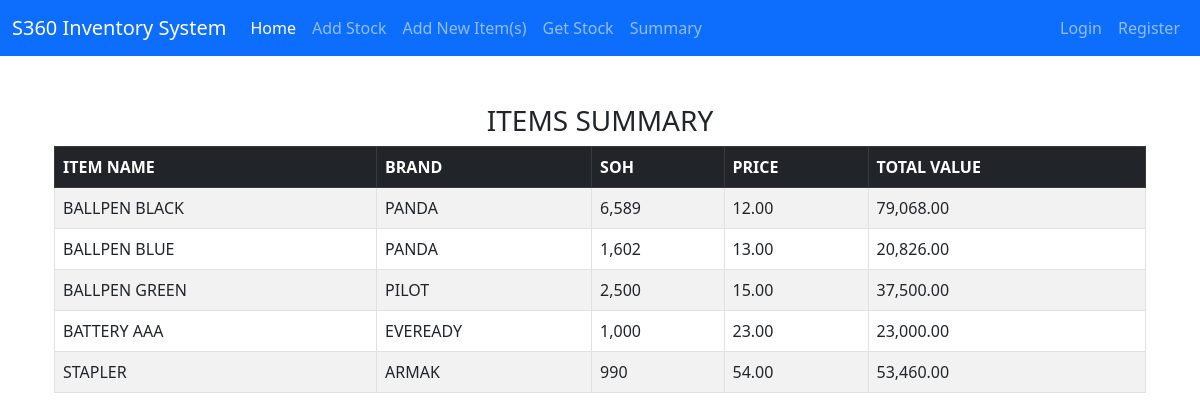
/summary/, run on an earlier commit of the app's database.
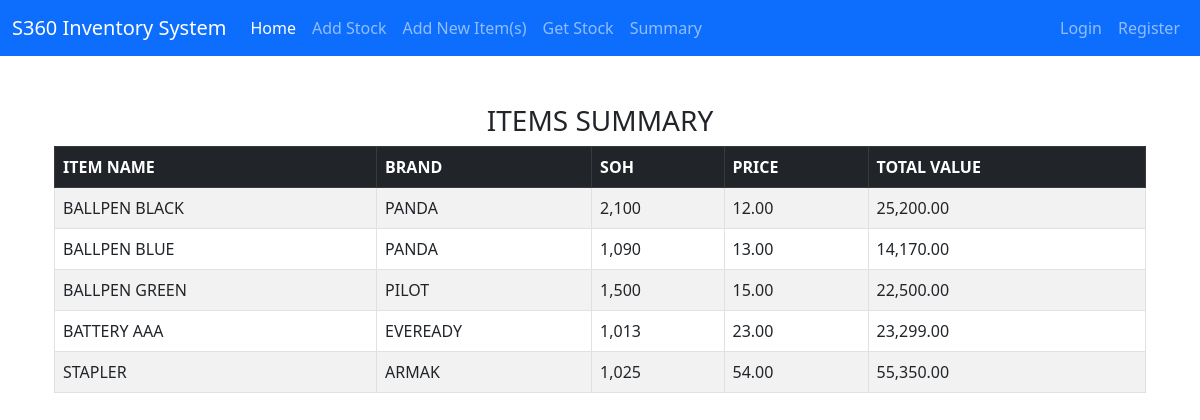
And on a later commit of the database.
### inventory/models.py (models this page shows, shortened)
class ItemBase(models.Model):
    item_name = models.CharField(max_length=200, null=True)
    brand_name = models.CharField(max_length=200, blank=True, null=True)
    soh = models.IntegerField(null=True)
    item_code = models.CharField(max_length=200, null=True, blank=True)
    price = models.DecimalField(max_digits=10, decimal_places=2)
    date_added = models.DateTimeField(auto_now_add=True)
    remarks = models.CharField(max_length=50, null=True)
    class Meta:
        ordering = ["item_name"]
    def totalValue(self):
        return self.soh * self.price

### inventory/views.py (the view)
# urls.py: path('summary/', views.summary_item, name='summary_item'),
def summary_item(request):
    items = ItemBase.objects.all()
    context = {'items': items}
    return render(request, 'inventory/summary.html', context)

### inventory/templates/inventory/summary.html (shortened to what this page needs)
{% extends 'base.html'  %}
{% block content %}
<div class="container mt-5">
<table class="table table-bordered table-hover table-striped">
  <center><h3 class="ititles">ITEMS SUMMARY</h3></center>
    <thead class="table-dark">
      <tr>
        <th scope="col">ITEM NAME</th>
        <th scope="col">BRAND</th>
        <th scope="col">SOH</th>
        <th scope="col">PRICE</th>
        <th scope="col">TOTAL VALUE</th>
      </tr>
    </thead>
    <tbody>
      {% for item in items %}
      <tr>
        <td>{{ item.item_name }}</td>
        <td>{{ item.brand_name }}</td>
        <td>{{ item.soh }}</td>
        <td>{{ item.price }}</td>
        <td>{{ item.totalValue }}</td>
      </tr>
      {% endfor %}
    </tbody>
  </table>
</div>
{% endblock content %}

### templates/base.html (shortened to what this page needs)
{% load static %}
<!doctype html>
<html lang="en">
  <head>
    <link href="https://cdn.jsdelivr.net/npm/bootstrap@5.0.2/dist/css/bootstrap.min.css" rel="stylesheet">
    <link href="{% static 'style.css' %}" rel="stylesheet">
    <link href="https://cdn.jsdelivr.net/npm/select2@4.1.0-rc.0/dist/css/select2.min.css" rel="stylesheet" />
  </head>
  <body>
    {% include 'navbar.html' %}
    <div class="container">
        {% block content %}
        {% endblock content %}
    </div>
    <link rel="stylesheet" href="https://cdnjs.cloudflare.com/ajax/libs/font-awesome/6.5.2/css/all.min.css" />
  </body>
</html>

### templates/navbar.html (shortened to what this page needs)
<nav class="navbar navbar-expand-lg navbar-dark bg-primary">
    <div class="container-fluid">
      <a class="navbar-brand" href="{% url 'home' %}">S360 Inventory System</a>
      <div class="collapse navbar-collapse" id="navbarSupportedContent">
        <ul class="navbar-nav me-auto mb-2 mb-lg-0">
          <li class="nav-item">
            <a class="nav-link active" aria-current="page" href="{% url 'home' %}">Home</a>
          </li>
          <li class="nav-item">
            <a class="nav-link" href="{% url 'add_item' %}" >Add Stock</a>
          </li>
          <li class="nav-item">
            <a class="nav-link" href="{% url 'new_item' %}" >Add New Item(s)</a>
          </li>
          <li class="nav-item">
            <a class="nav-link" href="{% url 'get_item' %}" >Get Stock</a>
          </li>
          <li class="nav-item">
            <a class="nav-link" href="{% url 'summary_item' %}" >Summary</a>
          </li>
        </ul>
        <ul class="navbar-nav ml-auto">
        {% if user.is_authenticated %}
          <li class="nav-item">
            <a class="nav-link active" href="" ><p>Hello {{ user.username }}!</p></a>
          </li>
          <li class="nav-item">
            <a class="nav-link" href="{% url 'user-logout' %}" >Logout</a>
          </li>
        {% else %}
          <li class="nav-item">
            <a class="nav-link" href="{% url 'user-login' %}" >Login</a>
          </li>
          <li class="nav-item">
            <a class="nav-link" href="{% url 'user-register' %}" >Register</a>
          </li>
        </ul>
        {% endif %}
      </div>
    </div>
  </nav>

What changed in the data, as far as the page shows it:
changed ItemBase "BALLPEN BLACK": soh "6,589" → "2,100"; totalValue "79,068.00" → "25,200.00"
changed ItemBase "BALLPEN BLUE": soh "1,602" → "1,090"; totalValue "20,826.00" → "14,170.00"
changed ItemBase "BALLPEN GREEN": soh "2,500" → "1,500"; totalValue "37,500.00" → "22,500.00"
changed ItemBase "BATTERY AAA": soh "1,000" → "1,013"; totalValue "23,000.00" → "23,299.00"
changed ItemBase "STAPLER": soh "990" → "1,025"; totalValue "53,460.00" → "55,350.00"
